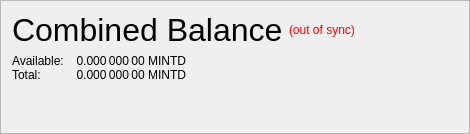
                   <widget class="QFrame" name="frame_CombinedBalances">
                    <property name="minimumSize">
                     <size>
                      <width>470</width>
                      <height>0</height>
                     </size>
                    </property>
                    <property name="frameShape">
                     <enum>QFrame::StyledPanel</enum>
                    </property>
                    <property name="frameShadow">
                     <enum>QFrame::Raised</enum>
                    </property>
                    <layout class="QVBoxLayout" name="verticalLayout_5">
                     <property name="spacing">
                      <number>6</number>
                     </property>
                     <property name="sizeConstraint">
                      <enum>QLayout::SetNoConstraint</enum>
                     </property>
                     <item>
                      <layout class="QHBoxLayout" name="horizontalLayout_5" stretch="0,0,0">
                       <item>
                        <widget class="QLabel" name="label_5z">
                         <property name="minimumSize">
                          <size>
                           <width>0</width>
                           <height>20</height>
                          </size>
                         </property>
                         <property name="font">
                          <font>
                           <pointsize>24</pointsize>
                           <weight>50</weight>
                           <bold>false</bold>
                          </font>
                         </property>
                         <property name="toolTip">
                          <string>Combined Balance (including unconfirmed and immature coins)</string>
                         </property>
                         <property name="text">
                          <string>Combined Balance</string>
                         </property>
                        </widget>
                       </item>
                       <item>
                        <widget class="QLabel" name="labelWalletStatus">
                         <property name="cursor">
                          <cursorShape>WhatsThisCursor</cursorShape>
                         </property>
                         <property name="toolTip">
                          <string>The displayed information may be out of date. Your wallet automatically synchronizes with the MINTD network after a connection is established, but this process has not completed yet.</string>
                         </property>
                         <property name="styleSheet">
                          <string notr="true">QLabel { color: red; }</string>
                         </property>
                         <property name="text">
                          <string notr="true">(out of sync)</string>
                         </property>
                         <property name="alignment">
                          <set>Qt::AlignLeading|Qt::AlignLeft|Qt::AlignVCenter</set>
                         </property>
                        </widget>
                       </item>
                       <item>
                        <spacer name="horizontalSpacer_1">
                         <property name="orientation">
                          <enum>Qt::Horizontal</enum>
                         </property>
                         <property name="sizeHint" stdset="0">
                          <size>
                           <width>40</width>
                           <height>20</height>
                          </size>
                         </property>
                        </spacer>
                       </item>
                      </layout>
                     </item>
                     <item>
                      <layout class="QGridLayout" name="gridLayout_3">
                       <property name="horizontalSpacing">
                        <number>12</number>
                       </property>
                       <property name="verticalSpacing">
                        <number>0</number>
                       </property>
                       <item row="1" column="0">
                        <widget class="QLabel" name="labelBalanceTextz">
                         <property name="text">
                          <string>Available:</string>
                         </property>
                        </widget>
                       </item>
                       <item row="1" column="1">
                        <widget class="QLabel" name="labelBalancez">
                         <property name="font">
                          <font>
                           <weight>50</weight>
                           <bold>false</bold>
                          </font>
                         </property>
                         <property name="cursor">
                          <cursorShape>IBeamCursor</cursorShape>
                         </property>
                         <property name="toolTip">
                          <string>Your current spendable balance</string>
                         </property>
                         <property name="text">
                          <string notr="true">0.000 000 00 MINTD</string>
                         </property>
                         <property name="alignment">
                          <set>Qt::AlignRight|Qt::AlignTrailing|Qt::AlignVCenter</set>
                         </property>
                         <property name="textInteractionFlags">
                          <set>Qt::LinksAccessibleByMouse|Qt::TextSelectableByKeyboard|Qt::TextSelectableByMouse</set>
                         </property>
                        </widget>
                       </item>
                       <item row="2" column="0">
                        <widget class="QLabel" name="labelTotalTextz">
                         <property name="text">
                          <string>Total:</string>
                         </property>
                        </widget>
                       </item>
                       <item row="2" column="1">
                        <widget class="QLabel" name="labelTotalz">
                         <property name="font">
                          <font>
                           <weight>50</weight>
                           <bold>false</bold>
                          </font>
                         </property>
                         <property name="cursor">
                          <cursorShape>IBeamCursor</cursorShape>
                         </property>
                         <property name="toolTip">
                          <string>Total Balance, including all unavailable coins.</string>
                         </property>
                         <property name="text">
                          <string notr="true">0.000 000 00 MINTD</string>
                         </property>
                         <property name="alignment">
                          <set>Qt::AlignRight|Qt::AlignTrailing|Qt::AlignVCenter</set>
                         </property>
                         <property name="textInteractionFlags">
                          <set>Qt::LinksAccessibleByMouse|Qt::TextSelectableByKeyboard|Qt::TextSelectableByMouse</set>
                         </property>
                        </widget>
                       </item>
                       <item row="2" column="3">
                        <spacer name="horizontalSpacer_2">
                         <property name="orientation">
                          <enum>Qt::Horizontal</enum>
                         </property>
                         <property name="sizeHint" stdset="0">
                          <size>
                           <width>40</width>
                           <height>0</height>
                          </size>
                         </property>
                        </spacer>
                       </item>
                      </layout>
                     </item>
                     <item>
                      <spacer name="verticalSpacer_1">
                       <property name="orientation">
                        <enum>Qt::Vertical</enum>
                       </property>
                       <property name="sizeHint" stdset="0">
                        <size>
                         <width>20</width>
                         <height>40</height>
                        </size>
                       </property>
                      </spacer>
                     </item>
                    </layout>
                   </widget>
